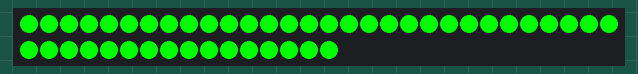
Recording of a sketch running on a simulated Arduino Uno, built with avr-gcc and run on an emulated ATmega328P. Parts: 46 RGB LEDs in strip order, left to right, continuing on the next row. Colours are those a GRB WS2812 strip shows for the declared byte order.

Above: at 0.1 s.
At 0.6 s:
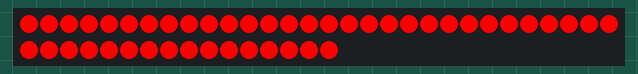
At 1.1 s:
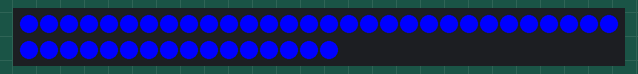

The sketch:

lights.ino
```cpp
#define FASTLED_ALLOW_INTERRUPTS 1
#define FORCE_SOFTWARE_SPI
#include <SoftwareSerial.h>
#include <FastLED.h>
#include <elapsedMillis.h>


// Define the number of LEDs
#define NUM_LEDS 46

// Define SPI Pin
#define PIN 6

// Serial rate of Bluetooth interface
#define serialRate 57600

// Milliseconds of inactivity before disabling LEDs
#define idleTimeout 10000

// Adalight "Magic Word"
uint8_t prefix[] = {'A', 'd', 'a'}, hi, lo, chk, i;

// initialise LED-array
CRGB leds[NUM_LEDS];

SoftwareSerial BTserial(2, 3); // RX | TX
// Connect the HC-05 TX to Arduino pin 2 RX.
// Connect the HC-05 RX to Arduino pin 3 TX through a voltage divider.

void setup()
{
  BTserial.begin(serialRate);

  FastLED.addLeds<WS2812, PIN, RGB>(leds, NUM_LEDS);

  // initial RGB flash
  LEDS.showColor(CRGB(255, 0, 0));
  delay(500);
  LEDS.showColor(CRGB(0, 255, 0));
  delay(500);
  LEDS.showColor(CRGB(0, 0, 255));
  delay(500);
  LEDS.showColor(CRGB(0, 0, 0));

  BTserial.print("Ada\n");
}

void loop() {
  elapsedMillis waiting;
  boolean ledsEnabled = true;

  // wait for first byte of Magic Word
  for(i = 0; i < sizeof prefix; ++i) {
    waitLoop: while (!BTserial.available()) {
      if (ledsEnabled && (waiting > idleTimeout)) {
        LEDS.showColor(CRGB(0, 0, 0));
        ledsEnabled = true;
      }
    }
    // Check next byte in Magic Word
    if(prefix[i] == BTserial.read()) continue;
    // otherwise, start over
    i = 0;
    goto waitLoop;
  }

  // Hi, Lo, Checksum

  while (!BTserial.available()) ;;
  hi=BTserial.read();
  while (!BTserial.available()) ;;
  lo=BTserial.read();
  while (!BTserial.available()) ;;
  chk=BTserial.read();

  // if checksum does not match go back to wait
  if (chk != (hi ^ lo ^ 0x55))  {
    goto waitLoop;
  }

  memset(leds, 0, NUM_LEDS * sizeof(struct CRGB));
  BTserial.readBytes((char*)leds, NUM_LEDS*3);
  // shows new values
  FastLED.show();

  // Flush buffer
  while(BTserial.available() > 0) { BTserial.read(); }
}
```

Measured:
- what the display in image 1 shows lasts 0.5 s, from 0.5 s to 1.0 s
